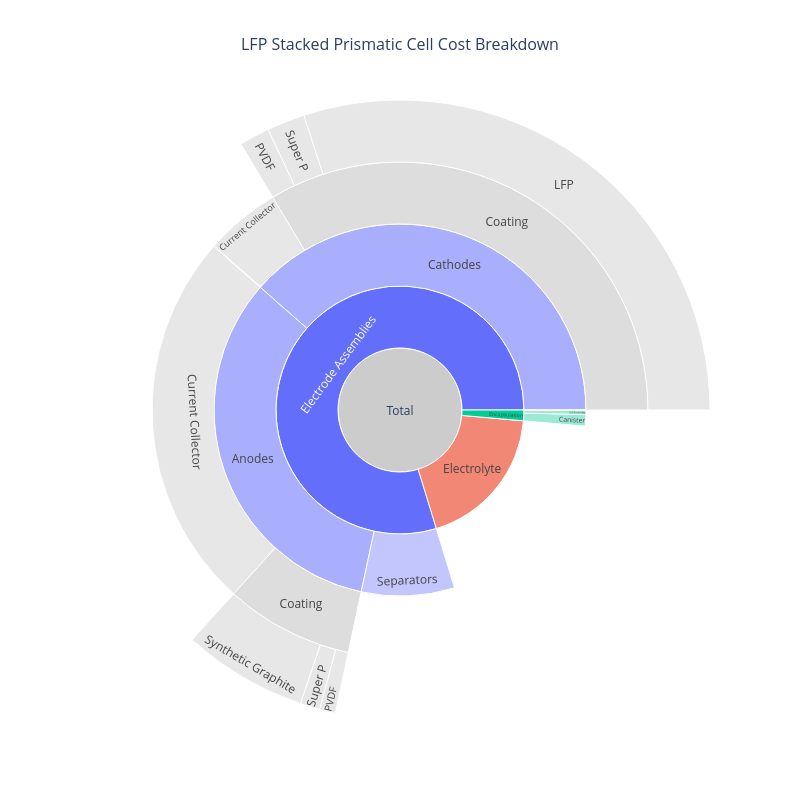

The cell this chart's notebook holds for it:
### Code cell
cell.plot_cost_breakdown(width=800, height=800)

### Figure 1 — Plotly figure (JSON) as saved in the notebook; plotly's stock layout.template omitted (floating-point values rounded to 4 significant figures)
{"data": [{"branchvalues": "total", "customdata": ["<b>Total</b><br>91.19 $", "<b>Electrode Assemblies</b><br>72.71 $<br>79.7% of total", "<b>Anodes</b><br>30.20 $<br>33.1% of total", "<b>Coating</b><br>7.62 $<br>8.4% of total", "<b>Synthetic Graphite</b><br>5.93 $<br>6.5% of total", "<b>PVDF</b><br>0.75 $<br>0.8% of total", "<b>Super P</b><br>0.94 $<br>1.0% of total", "<b>Current Collector</b><br>22.58 $<br>24.8% of total", "<b>Cathodes</b><br>35.14 $<br>38.5% of total", "<b>Coating</b><br>30.62 $<br>33.6% of total", "<b>LFP</b><br>27.38 $<br>30.0% of total", "<b>PVDF</b><br>1.44 $<br>1.6% of total", "<b>Super P</b><br>1.80 $<br>2.0% of total", "<b>Current Collector</b><br>4.48 $<br>4.9% of total", "<b>Electrical Insulation</b><br>0.04 $<br>0.0% of total", "<b>Separators</b><br>7.37 $<br>8.1% of total", "<b>Electrolyte</b><br>17.21 $<br>18.9% of total", "<b>Encapsulation</b><br>1.27 $<br>1.4% of total", "<b>Cathode Terminal Connector</b><br>0.01 $<br>0.0% of total", "<b>Anode Terminal Connector</b><br>0.01 $<br>0.0% of total", "<b>Lid Assembly</b><br>0.34 $<br>0.4% of total", "<b>Canister</b><br>0.91 $<br>1.0% of total"], "hovertemplate": "%{customdata}<extra></extra>", "ids": ["Total", "Electrode Assemblies", "Electrode Assemblies/Anodes", "Electrode Assemblies/Anodes/Coating", "Electrode Assemblies/Anodes/Coating/Synthetic Graphite", "Electrode Assemblies/Anodes/Coating/PVDF", "Electrode Assemblies/Anodes/Coating/Super P", "Electrode Assemblies/Anodes/Current Collector", "Electrode Assemblies/Cathodes", "Electrode Assemblies/Cathodes/Coating", "Electrode Assemblies/Cathodes/Coating/LFP", "Electrode Assemblies/Cathodes/Coating/PVDF", "Electrode Assemblies/Cathodes/Coating/Super P", "Electrode Assemblies/Cathodes/Current Collector", "Electrode Assemblies/Cathodes/Electrical Insulation", "Electrode Assemblies/Separators", "Electrolyte", "Encapsulation", "Encapsulation/Cathode Terminal Connector", "Encapsulation/Anode Terminal Connector", "Encapsulation/Lid Assembly", "Encapsulation/Canister"], "labels": ["Total", "Electrode Assemblies", "Anodes", "Coating", "Synthetic Graphite", "PVDF", "Super P", "Current Collector", "Cathodes", "Coating", "LFP", "PVDF", "Super P", "Current Collector", "Electrical Insulation", "Separators", "Electrolyte", "Encapsulation", "Cathode Terminal Connector", "Anode Terminal Connector", "Lid Assembly", "Canister"], "marker": {"colors": ["#CCCCCC", "#636EFA", "#a9affc", "#DDDDDD", "#DDDDDD", "#DDDDDD", "#DDDDDD", "#DDDDDD", "#a9affc", "#DDDDDD", "#DDDDDD", "#DDDDDD", "#DDDDDD", "#DDDDDD", "#DDDDDD", "#a9affc", "#EF553B", "#00CC96", "#72e2c5", "#72e2c5", "#72e2c5", "#72e2c5"]}, "parents": ["", "Total", "Electrode Assemblies", "Electrode Assemblies/Anodes", "Electrode Assemblies/Anodes/Coating", "Electrode Assemblies/Anodes/Coating", "Electrode Assemblies/Anodes/Coating", "Electrode Assemblies/Anodes", "Electrode Assemblies", "Electrode Assemblies/Cathodes", "Electrode Assemblies/Cathodes/Coating", "Electrode Assemblies/Cathodes/Coating", "Electrode Assemblies/Cathodes/Coating", "Electrode Assemblies/Cathodes", "Electrode Assemblies/Cathodes", "Electrode Assemblies", "Total", "Total", "Encapsulation", "Encapsulation", "Encapsulation", "Encapsulation"], "type": "sunburst", "values": [91.19, 72.71, 30.2, 7.62, 5.93, 0.75, 0.94, 22.58, 35.14, 30.62, 27.38, 1.44, 1.8, 4.48, 0.04, 7.37, 17.21, 1.27, 0.01, 0.01, 0.34, 0.91]}], "layout": {"font": {"size": 12}, "height": 800, "title": {"font": {"size": 16}, "text": "LFP Stacked Prismatic Cell Cost Breakdown", "x": 0.5}, "width": 800}}
